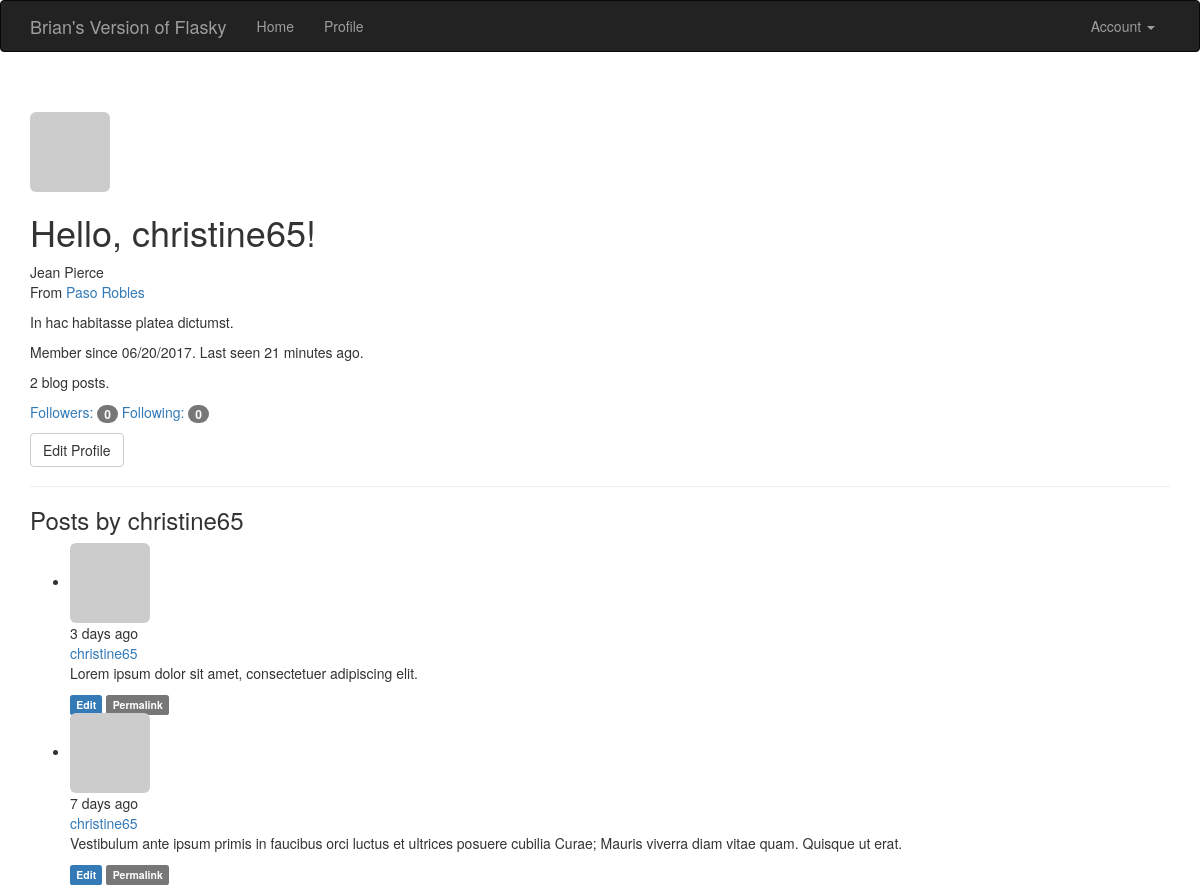
The app's page /user/christine65 (signed in), older data.
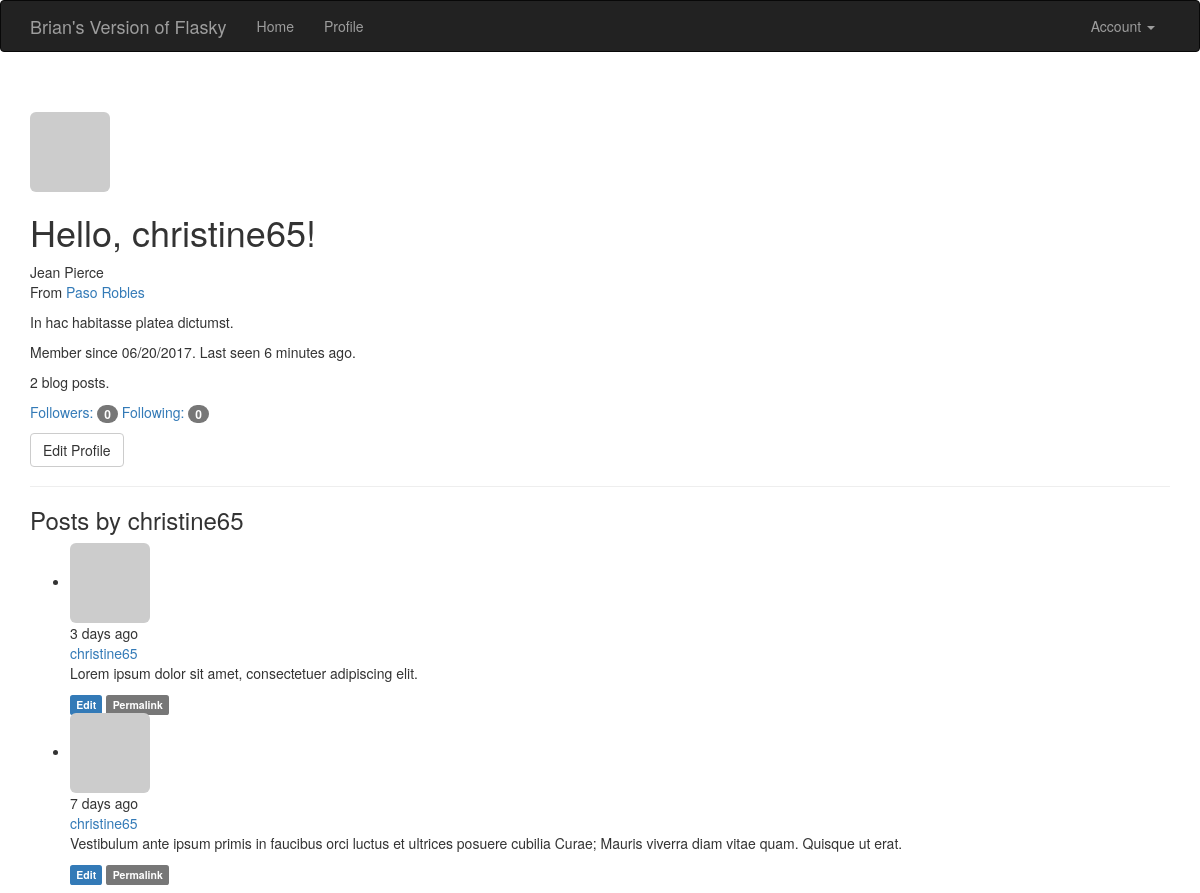
The same page, newer data.
### app/models.py (models this page shows, shortened)
class User(UserMixin, db.Model):
	__tablename__ = 'users'
	id = db.Column(db.Integer, primary_key=True)
	email = db.Column(db.String(64), unique=True, index=True)
	username = db.Column(db.String(64), unique=True, index=True)
	role_id = db.Column(db.Integer, db.ForeignKey('roles.id'))
	password_hash = db.Column(db.String(128))
	confirmed = db.Column(db.Boolean, default=False)
	name = db.Column(db.String(64))
	location = db.Column(db.String(64))
	about_me = db.Column(db.Text())
	member_since = db.Column(db.DateTime(), default=datetime.utcnow)
	last_seen = db.Column(db.DateTime(), default=datetime.utcnow)
	avatar_hash = db.Column(db.String(32))
	posts = db.relationship('Post', backref='author', lazy='dynamic')
	followed = db.relationship('Follow',
								foreign_keys=[Follow.follower_id],
								backref=db.backref('follower', lazy='joined'),
								lazy='dynamic',
								cascade='all, delete-orphan')
	followers = db.relationship('Follow',
								foreign_keys=[Follow.follower_id],
								backref=db.backref('followed', lazy='joined'),
								lazy='dynamic',
								cascade='all, delete-orphan')
	@property
	def password(self):
		raise AttributeError('password is not a readable attribute')
	def can(self, permissions):
		return self.role is not None and \
			(self.role.permissions & permissions) == permissions
	def is_administrator(self):
		return self.can(Permission.ADMINISTER)
	def ping(self):
		self.last_seen = datetime.utcnow()
		db.session.add(self)
	def gravatar(self, size=100, default='identicon', rating='g'):
		if request.is_secure:
			url = 'https://secure.gravatar.com/avatar'
		else:
			url = 'http://secure.gravatar.com/avatar'
		hash = self.avatar_hash or hashlib.md5(self.email.encode('utf-8')).hexdigest()
		return '{url}/{hash}?s={size}&d={default}&r={rating}'.format(
			url=url, hash=hash, size=size, default=default, rating=rating)

class Post(db.Model):
	__tablename__ = 'posts'
	id = db.Column(db.Integer, primary_key=True)
	body = db.Column(db.Text)
	body_html = db.Column(db.Text)
	timestamp = db.Column(db.DateTime, index=True, default=datetime.utcnow)
	author_id = db.Column(db.Integer, db.ForeignKey('users.id'))

### app/main/views.py (the view)
@main.route('/user/<username>')
def user(username):
	user = User.query.filter_by(username=username).first()
	if user is None:
		abort(404)
	posts = user.posts.order_by(Post.timestamp.desc()).all()
	return render_template('user.html', user=user, posts=posts)

### app/auth/views.py (called while the page is built)
@auth.before_app_request
def before_request():
	if current_user.is_authenticated:
		current_user.ping()
		if not current_user.confirmed \
				and request.endpoint[:5] != 'auth.' \
				and request.endpoint != 'static':
			return redirect(url_for('auth.unconfirmed'))

### app/main/__init__.py (called while the page is built)
@main.app_context_processor
def inject_permissions():
	return dict(Permission=Permission)

### app/models.py (called while the page is built)
@login_manager.user_loader
def load_user(user_id):
	return User.query.get(int(user_id))

### app/templates/user.html (shortened to what this page needs)
{% extends "base.html" %}
{% import "_macros.html" as macros %}
{% block page_content %}
<div class="page-header">
	<img class="img-rounded profile-thumbnail" src="{{ user.gravatar(size=256) }}">
	<div class="profile-header">
		<h1>Hello, {{ user.username }}!</h1>
		{% if user.name or user.location %}
		<p>
			{% if user.name %}{{ user.name }}<br>{% endif %}
			{% if user.location %}
				From <a href="http://maps.google.com/?q+{{ user.location}}">{{ user.location }}</a>
			{% endif %}
		</p>
		{% endif %}
		{% if user.about_me %}<p>{{ user.about_me }}</p>{% endif %}
	    <p>Member since {{ moment(user.member_since).format('L') }}. Last seen {{ moment(user.last_seen).fromNow() }}.</p>
	    <p>{{ user.posts.count() }} blog posts.</p>
	    <p>
	    	<a href="{{ url_for('.followers', username=user.username) }}">Followers: <span class="badge">{{ user.followers.count() }}</span></a>
	    	<a href="{{ url_for('.followed_by', username=user.username) }}">Following: <span class="badge">{{ user.followed.count() }}</span></a>
	    </p>
	    <p>
		    {% if user == current_user %}
			<a class="btn btn-default" href="{{ url_for('.edit_profile') }}">Edit Profile</a>
			{% endif %}
		</p>
	</div>
</div>
<h3>Posts by {{ user.username }}</h3>
{% include '_posts.html' %}
{% endblock %}

### app/templates/base.html (shortened to what this page needs)
{% extends "bootstrap/base.html" %}
{% block head %}
{{ super() }}
{% endblock %}
{% block navbar %}
<div class="navbar navbar-inverse" role="navigation">
	<div class="container">
		<div class="navbar-header">
			<a class="navbar-brand" href="{{ url_for('main.index') }}">Brian's Version of Flasky</a>
		</div>
		<div class="navbar-collapse collapse">
			<ul class="nav navbar-nav">
				<li><a href="{{ url_for('main.index') }}">Home</a></li>
				{% if current_user.is_authenticated %}
				<li><a href="{{ url_for('main.user', username=current_user.username) }}">Profile</a></li>
				{% endif %}
			</ul>
			<ul class="nav navbar-nav navbar-right">
				{% if current_user.is_authenticated %}
				<li class="dropdown">
					<a href="#" class="dropdown-toggle" data-toggle="dropdown">Account <b class="caret"></b></a>
				</li>
				{% else %}
				<li><a href="{{ url_for('auth.login') }}">Log In</a></li>
				{% endif %}
			</ul>
		</div>
	</div>
</div>
{% endblock %}
{% block content %}
<div class="container">
	{% block page_content %}{% endblock %}
</div>
{% endblock %}

### app/templates/_posts.html
<ul class="posts">
	{% for post in posts %}
	<li class="post">
		<div class="post-thumbnail">
			<a href="{{ url_for('.user', username=post.author.username) }}">
				<img class="img-rounded profile-thumbnail" src="{{ post.author.gravatar(size=40) }}">
			</a>
		</div>
		<div class="post-content">
			<div class="post-date">{{ moment(post.timestamp).fromNow() }}</div>
			<div class="post-author"><a href="{{ url_for('.user', username=post.author.username) }}">{{ post.author.username }}</a></div>
			<div class="post-body">
				{% if post.body_html %}
					{{ post.body_html | safe }}
				{% else %}
					{{ post.body }}
				{% endif %}
			</div>
			<div class="post-footer">
				{% if current_user == post.author %}
				<a href="{{ url_for('.edit', id=post.id) }}">
					<span class="label label-primary">Edit</span>
				</a>
				{% elif current_user.is_administrator() %}
				<a href="{{ url_for('.edit', id=post.id) }}">
					<span class="label label-danger">Edit [Admin]</span>
				</a>
				{% endif %}
				<a href="{{ url_for('.post', id=post.id) }}">
					<span class="label label-default">Permalink</span>
				</a>
			</div>
		</div>
	</li>
	{% endfor %}
</ul>

Row changes from the older to the newer data that the page shows:
changed User "christine65": last_seen "21 minutes ago" → "6 minutes ago"
